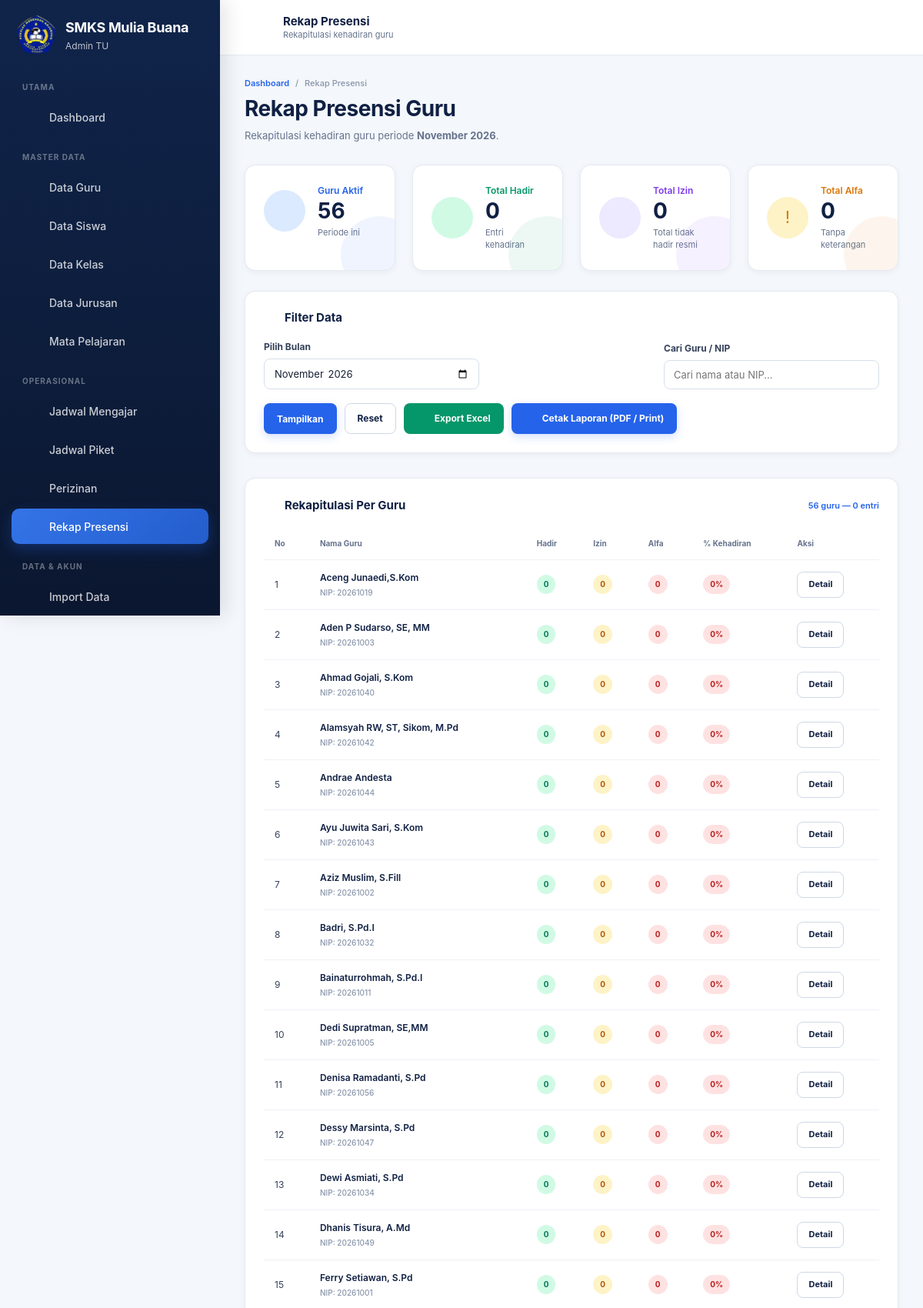
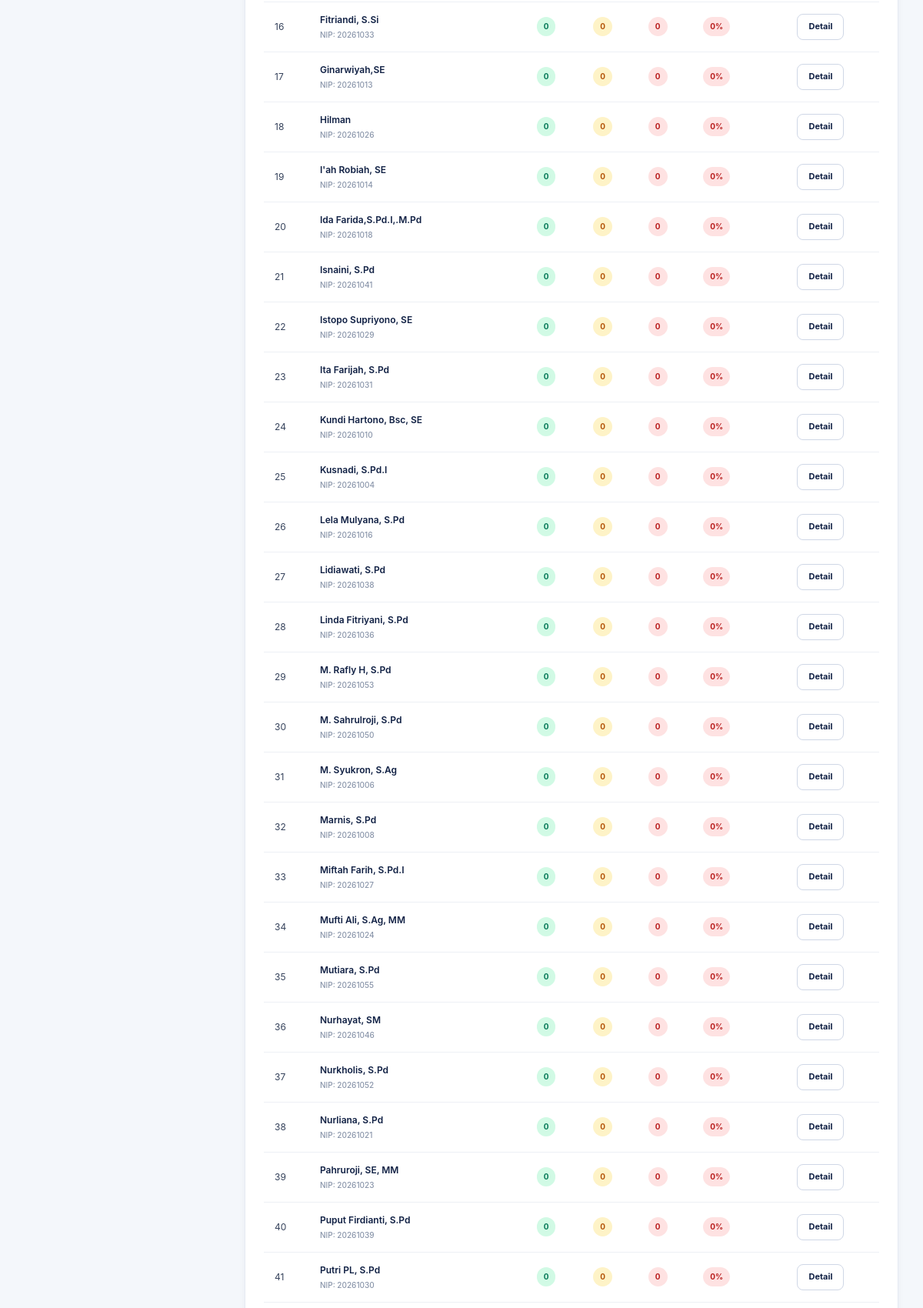
The app's page /admintu/rekap.php (signed in, upper part) with its own data (2 pictures, top to bottom).
### tables this page shows
CREATE TABLE `guru` (
  `id` int(10) unsigned NOT NULL AUTO_INCREMENT,
  `user_id` int(10) unsigned NOT NULL,
  `nip` varchar(30) NOT NULL,
  `nama_lengkap` varchar(100) NOT NULL,
  `mapel_utama_id` int(10) unsigned DEFAULT NULL,
  `status` enum('aktif','nonaktif') NOT NULL DEFAULT 'aktif',
  `created_at` timestamp NOT NULL DEFAULT current_timestamp(),
  `updated_at` timestamp NOT NULL DEFAULT current_timestamp() ON UPDATE current_timestamp(),
  PRIMARY KEY (`id`),
  UNIQUE KEY `user_id` (`user_id`),
  UNIQUE KEY `nip` (`nip`),
  KEY `fk_guru_mapel` (`mapel_utama_id`),
  CONSTRAINT `fk_guru_mapel` FOREIGN KEY (`mapel_utama_id`) REFERENCES `mapel` (`id`) ON DELETE SET NULL ON UPDATE CASCADE,
  CONSTRAINT `fk_guru_user` FOREIGN KEY (`user_id`) REFERENCES `users` (`id`) ON UPDATE CASCADE
);

### admintu/rekap.php (the view, shortened to what this page needs)
<?php
require_once __DIR__ . '/../config/database.php';
require_once __DIR__ . '/../config/helpers.php';
$bulan = isset($_GET['bulan']) ? trim($_GET['bulan']) : date('Y-m');
$search = trim($_GET['search'] ?? '');
$tanggalAwal  = $bulan . '-01';
$tanggalAkhir = date('Y-m-t', strtotime($tanggalAwal));
$namaBulan = [
    1  => 'Januari',
    2  => 'Februari',
    3  => 'Maret',
    4  => 'April',
    5  => 'Mei',
    6  => 'Juni',
    7  => 'Juli',
    8  => 'Agustus',
    9  => 'September',
    10 => 'Oktober',
    11 => 'November',
    12 => 'Desember'
];
$bulanAngka = (int) substr($bulan, 5, 2);
$tahunAngka = substr($bulan, 0, 4);
$labelPeriode =
    $namaBulan[$bulanAngka] . ' ' . $tahunAngka;
$sql = "
    SELECT
        g.id,
        g.nip,
        g.nama_lengkap,
        COUNT(pg.id) AS total_presensi,
        SUM(CASE WHEN pg.status = 'Hadir' THEN 1 ELSE 0 END) AS total_hadir,
        SUM(CASE WHEN pg.status = 'Izin'  THEN 1 ELSE 0 END) AS total_izin,
        SUM(CASE WHEN pg.status = 'Alfa'  THEN 1 ELSE 0 END) AS total_alfa
    FROM guru g
    LEFT JOIN presensi_guru pg
        ON pg.guru_id = g.id
        AND pg.tanggal BETWEEN :tanggal_awal AND :tanggal_akhir
    WHERE g.status = 'aktif'
";
$params = [
    'tanggal_awal' => $tanggalAwal,
    'tanggal_akhir' => $tanggalAkhir,
];
$sql .= "
    GROUP BY g.id, g.nip, g.nama_lengkap
    ORDER BY g.nama_lengkap ASC
";
$stmt = $pdo->prepare($sql);
$stmt->execute($params);
$rekapList = $stmt->fetchAll(PDO::FETCH_ASSOC);
$grandTotal = [
    'total_presensi' => 0,
    'total_hadir'    => 0,
    'total_izin'     => 0,
    'total_alfa'     => 0,
];
$totalGuruAktif = count($rekapList);
foreach ($rekapList as $row) {
    $grandTotal['total_presensi'] += (int) $row['total_presensi'];
    $grandTotal['total_hadir']    += (int) $row['total_hadir'];
    $grandTotal['total_izin']     += (int) $row['total_izin'];
    $grandTotal['total_alfa']     += (int) $row['total_alfa'];
}
?>
<!DOCTYPE html>
<html lang="id">
<head>
    <link rel="stylesheet" href="../assets/css/style.css">
</head>
<body>
<div class="app-shell">
    <?php include __DIR__ . '/partials/sidebar.php'; ?>
    <div class="app-main">
        <?php include __DIR__ . '/partials/notif-count.php'; ?>
        <?php include __DIR__ . '/partials/topbar.php'; ?>
        <main class="dashboard-content">
            <div class="dashboard-container">
                <div class="page-header">
                    <div class="breadcrumb">
                        <a href="dashboard.php">Dashboard</a>
                        <span>/</span>
                        <span>Rekap Presensi</span>
                    </div>
                    <h1 class="page-title">
                        Rekap Presensi Guru
                    </h1>
                    <p class="page-description">
                        Rekapitulasi kehadiran guru periode
                        <strong><?= e($labelPeriode) ?></strong>.
                    </p>
                </div>
                <section class="stats-grid">
                    <div class="stat-card blue">
                        <div class="stat-card-top">
                            <div class="stat-icon"><?= appIcon("guru", "", 24) ?></div>
                            <div>
                                <div class="stat-label">
                                    Guru Aktif
                                </div>
                                <div class="stat-value">
                                    <?= (int) $totalGuruAktif ?>
                                </div>
                                <div class="stat-description">
                                    Periode ini
                                </div>
                            </div>
                        </div>
                    </div>
                    <div class="stat-card green">
                        <div class="stat-card-top">
                            <div class="stat-icon"><?= appIcon("check", "", 24) ?></div>
                            <div>
                                <div class="stat-label">
                                    Total Hadir
                                </div>
                                <div class="stat-value">
                                    <?= (int) $grandTotal['total_hadir'] ?>
                                </div>
                                <div class="stat-description">
                                    Entri kehadiran
                                </div>
                            </div>
                        </div>
                    </div>
                    <div class="stat-card purple">
                        <div class="stat-card-top">
                            <div class="stat-icon"><?= appIcon("perizinan", "", 24) ?></div>
                            <div>
                                <div class="stat-label">
                                    Total Izin
                                </div>
                                <div class="stat-value">
                                    <?= (int) $grandTotal['total_izin'] ?>
                                </div>
                                <div class="stat-description">
                                    Total tidak hadir resmi
                                </div>
                            </div>
                        </div>
                    </div>
                    <div class="stat-card orange">
                        <div class="stat-card-top">
                            <div class="stat-icon">!</div>
                            <div>
                                <div class="stat-label">
                                    Total Alfa
                                </div>
                                <div class="stat-value">
                                    <?= (int) $grandTotal['total_alfa'] ?>
                                </div>
                                <div class="stat-description">
                                    Tanpa keterangan
                                </div>
                            </div>
                        </div>
                    </div>
                </section>
                <div class="dashboard-card">
                    <div class="dashboard-card-header">
                        <h2 class="dashboard-card-title">
                            <span class="dashboard-card-title-icon">
                                <?= appIcon("search", "", 16) ?>
                            </span>
                            Filter Data
                        </h2>
                    </div>
                    <div class="dashboard-card-body">
                        <form method="GET" class="filter-bar">
                            <div class="filter-bar-item">
                                <label for="bulan" class="form-label">
                                    Pilih Bulan
                                </label>
                                <input
                                    type="month"
                                    id="bulan"
                                    name="bulan"
                                    value="<?= e($bulan) ?>"
                                    required
                                >
                            </div>
                            <div class="filter-bar-item">
                                <label for="search" class="form-label">
                                    Cari Guru / NIP
                                </label>
                                <input
                                    type="text"
                                    id="search"
                                    name="search"
                                    value="<?= e($search) ?>"
                                    placeholder="Cari nama atau NIP..."
                                >
                            </div>
                            <div class="filter-bar-actions">
                                <button type="submit" class="btn btn-primary">
                                    Tampilkan
                                </button>
                                <a href="rekap.php" class="btn btn-outline">
                                    Reset
                                </a>
                                <a
                                    href="../proses/export-rekap.php?bulan=<?= e($bulan) ?>&search=<?= e($search) ?>"
                                    class="btn btn-success"
                                >
                                    <?= appIcon("export", "", 16) ?> Export Excel
                                </a>
                                <a
                                    href="cetak-rekap.php?bulan=<?= e($bulan) ?>&search=<?= e($search) ?>"
                                    target="_blank"
                                    class="btn btn-primary"
                                >
                                    <?= appIcon("file-text", "", 16) ?> Cetak Laporan (PDF / Print)
                                </a>
                            </div>
                        </form>
                    </div>
                </div>
                <div class="dashboard-card">
                    <div class="dashboard-card-header">
                        <h2 class="dashboard-card-title">
                            <span class="dashboard-card-title-icon"><?= appIcon("rekap", "", 18) ?></span>
                            Rekapitulasi Per Guru
                        </h2>
                        <div class="dashboard-card-link" style="cursor: default;">
                            <?= (int) $totalGuruAktif ?> guru &mdash;
                            <?= (int) $grandTotal['total_presensi'] ?> entri
                        </div>
                    </div>
                    <div class="dashboard-card-body">
                        <?php if (empty($rekapList)): ?>
                            <div class="empty-state">
                                <div class="empty-state-icon">
                                    <?= appIcon("rekap", "", 18) ?>
                                </div>
                                <h3>
                                    Belum Ada Data
                                </h3>
                                <p>
                                    Tidak ada data presensi pada periode ini.
                                </p>
                            </div>
                        <?php else: ?>
                            <div class="schedule-table-wrap">
                                <table class="schedule-table">
                                    <thead>
                                        <tr>
                                            <th>No</th>
                                            <th>Nama Guru</th>
                                            <th>Hadir</th>
                                            <th>Izin</th>
                                            <th>Alfa</th>
                                            <th>% Kehadiran</th>
                                            <th>Aksi</th>
                                        </tr>
                                    </thead>
                                    <tbody>
                                    <?php foreach ($rekapList as $i => $row): ?>
                                        <?php
                                        $totalPresensi = (int) $row['total_presensi'];
                                        $totalHadir = (int) $row['total_hadir'];
                                        $persen = ($totalPresensi > 0)
                                            ? round(($totalHadir / $totalPresensi) * 100, 1)
                                            : 0;
                                        if ($persen >= 90) {
                                            $persenClass = 'success';
                                        } elseif ($persen >= 75) {
                                            $persenClass = 'info';
                                        } elseif ($persen >= 50) {
                                            $persenClass = 'warning';
                                        } else {
                                            $persenClass = 'danger';
                                        }
                                        ?>
                                        <tr>
                                            <td>
                                                <?= $i + 1 ?>
                                            </td>
                                            <td>
                                                <span class="schedule-subject">
                                                    <?= e($row['nama_lengkap']) ?>
                                                </span>
                                                <?php if (!empty($row['nip'])): ?>
                                                    <div class="schedule-code">
                                                        NIP: <?= e($row['nip']) ?>
                                                    </div>
                                                <?php endif; ?>
                                            </td>
                                            <td>
                                                <span class="status-badge success">
                                                    <?= $totalHadir ?>
                                                </span>
                                            </td>
                                            <td>
                                                <span class="status-badge warning">
                                                    <?= (int) $row['total_izin'] ?>
                                                </span>
                                            </td>
                                            <td>
                                                <span class="status-badge danger">
                                                    <?= (int) $row['total_alfa'] ?>
                                                </span>
                                            </td>
                                            <td>
                                                <span class="status-badge <?= e($persenClass) ?>">
                                                    <?= e($persen) ?>%
                                                </span>
                                            </td>
                                            <td>
                                                <a
                                                    href="rekap-detail.php?guru_id=<?= (int) $row['id'] ?>&bulan=<?= e($bulan) ?>"
                                                    class="btn btn-sm btn-outline"
                                                >
                                                    Detail
                                                </a>
                                            </td>
                                        </tr>
                                    <?php endforeach; ?>
                                    </tbody>
                                </table>
                            </div>
                        <?php endif; ?>
                    </div>
                </div>
            </div>
        </main>
    </div>
</div>
</body>
</html>

### records on screen
guru: nama_lengkap "Aceng Junaedi,S.Kom", nip "20261019", totalHadir "0", total_izin "0", total_alfa "0", persen "0"
guru: nama_lengkap "Aden P Sudarso, SE, MM", nip "20261003", totalHadir "0", total_izin "0", total_alfa "0", persen "0"
guru: nama_lengkap "Ahmad Gojali, S.Kom", nip "20261040", totalHadir "0", total_izin "0", total_alfa "0", persen "0"
guru: nama_lengkap "Alamsyah RW, ST, Sikom, M.Pd", nip "20261042", totalHadir "0", total_izin "0", total_alfa "0", persen "0"
guru: nama_lengkap "Andrae Andesta", nip "20261044", totalHadir "0", total_izin "0", total_alfa "0", persen "0"
guru: nama_lengkap "Ayu Juwita Sari, S.Kom", nip "20261043", totalHadir "0", total_izin "0", total_alfa "0", persen "0"
guru: nama_lengkap "Aziz Muslim, S.Fill", nip "20261002", totalHadir "0", total_izin "0", total_alfa "0", persen "0"
guru: nama_lengkap "Badri, S.Pd.I", nip "20261032", totalHadir "0", total_izin "0", total_alfa "0", persen "0"
guru: nama_lengkap "Bainaturrohmah, S.Pd.I", nip "20261011", totalHadir "0", total_izin "0", total_alfa "0", persen "0"
guru: nama_lengkap "Dedi Supratman, SE,MM", nip "20261005", totalHadir "0", total_izin "0", total_alfa "0", persen "0"
guru: nama_lengkap "Denisa Ramadanti, S.Pd", nip "20261056", totalHadir "0", total_izin "0", total_alfa "0", persen "0"
guru: nama_lengkap "Dessy Marsinta, S.Pd", nip "20261047", totalHadir "0", total_izin "0", total_alfa "0", persen "0"
guru: nama_lengkap "Dewi Asmiati, S.Pd", nip "20261034", totalHadir "0", total_izin "0", total_alfa "0", persen "0"
guru: nama_lengkap "Dhanis Tisura, A.Md", nip "20261049", totalHadir "0", total_izin "0", total_alfa "0", persen "0"
guru: nama_lengkap "Ferry Setiawan, S.Pd", nip "20261001", totalHadir "0", total_izin "0", total_alfa "0", persen "0"
guru: nama_lengkap "Fitriandi, S.Si", nip "20261033", totalHadir "0", total_izin "0", total_alfa "0", persen "0"
guru: nama_lengkap "Ginarwiyah,SE", nip "20261013", totalHadir "0", total_izin "0", total_alfa "0", persen "0"
guru: nama_lengkap "Hilman", nip "20261026", totalHadir "0", total_izin "0", total_alfa "0", persen "0"
guru: nama_lengkap "I'ah Robiah, SE", nip "20261014", totalHadir "0", total_izin "0", total_alfa "0", persen "0"
guru: nama_lengkap "Ida Farida,S.Pd.I,.M.Pd", nip "20261018", totalHadir "0", total_izin "0", total_alfa "0", persen "0"
guru: nama_lengkap "Isnaini, S.Pd", nip "20261041", totalHadir "0", total_izin "0", total_alfa "0", persen "0"
guru: nama_lengkap "Istopo Supriyono, SE", nip "20261029", totalHadir "0", total_izin "0", total_alfa "0", persen "0"
guru: nama_lengkap "Ita Farijah, S.Pd", nip "20261031", totalHadir "0", total_izin "0", total_alfa "0", persen "0"
guru: nama_lengkap "Kundi Hartono, Bsc, SE", nip "20261010", totalHadir "0", total_izin "0", total_alfa "0", persen "0"
guru: nama_lengkap "Kusnadi, S.Pd.I", nip "20261004", totalHadir "0", total_izin "0", total_alfa "0", persen "0"
guru: nama_lengkap "Lela Mulyana, S.Pd", nip "20261016", totalHadir "0", total_izin "0", total_alfa "0", persen "0"
guru: nama_lengkap "Lidiawati, S.Pd", nip "20261038", totalHadir "0", total_izin "0", total_alfa "0", persen "0"
guru: nama_lengkap "Linda Fitriyani, S.Pd", nip "20261036", totalHadir "0", total_izin "0", total_alfa "0", persen "0"
guru: nama_lengkap "M. Rafly H, S.Pd", nip "20261053", totalHadir "0", total_izin "0", total_alfa "0", persen "0"
guru: nama_lengkap "M. Sahrulroji, S.Pd", nip "20261050", totalHadir "0", total_izin "0", total_alfa "0", persen "0"
guru: nama_lengkap "M. Syukron, S.Ag", nip "20261006", totalHadir "0", total_izin "0", total_alfa "0", persen "0"
guru: nama_lengkap "Marnis, S.Pd", nip "20261008", totalHadir "0", total_izin "0", total_alfa "0", persen "0"
guru: nama_lengkap "Miftah Farih, S.Pd.I", nip "20261027", totalHadir "0", total_izin "0", total_alfa "0", persen "0"
guru: nama_lengkap "Mufti Ali, S.Ag, MM", nip "20261024", totalHadir "0", total_izin "0", total_alfa "0", persen "0"
guru: nama_lengkap "Mutiara, S.Pd", nip "20261055", totalHadir "0", total_izin "0", total_alfa "0", persen "0"
guru: nama_lengkap "Nurhayat, SM", nip "20261046", totalHadir "0", total_izin "0", total_alfa "0", persen "0"
guru: nama_lengkap "Nurkholis, S.Pd", nip "20261052", totalHadir "0", total_izin "0", total_alfa "0", persen "0"
guru: nama_lengkap "Nurliana, S.Pd", nip "20261021", totalHadir "0", total_izin "0", total_alfa "0", persen "0"
guru: nama_lengkap "Pahruroji, SE, MM", nip "20261023", totalHadir "0", total_izin "0", total_alfa "0", persen "0"
guru: nama_lengkap "Puput Firdianti, S.Pd", nip "20261039", totalHadir "0", total_izin "0", total_alfa "0", persen "0"
guru: nama_lengkap "Putri PL, S.Pd", nip "20261030", totalHadir "0", total_izin "0", total_alfa "0", persen "0"

### other values on screen
$grup "UTAMA"
$menu['label'] "Dashboard"
$grup "MASTER DATA"
$menu['label'] "Data Guru"
$menu['label'] "Data Siswa"
$menu['label'] "Data Kelas"
$menu['label'] "Data Jurusan"
$menu['label'] "Mata Pelajaran"
$grup "OPERASIONAL"
$menu['label'] "Jadwal Mengajar"
$menu['label'] "Jadwal Piket"
$menu['label'] "Perizinan"
$menu['label'] "Rekap Presensi"
$grup "DATA & AKUN"
$menu['label'] "Import Data"
